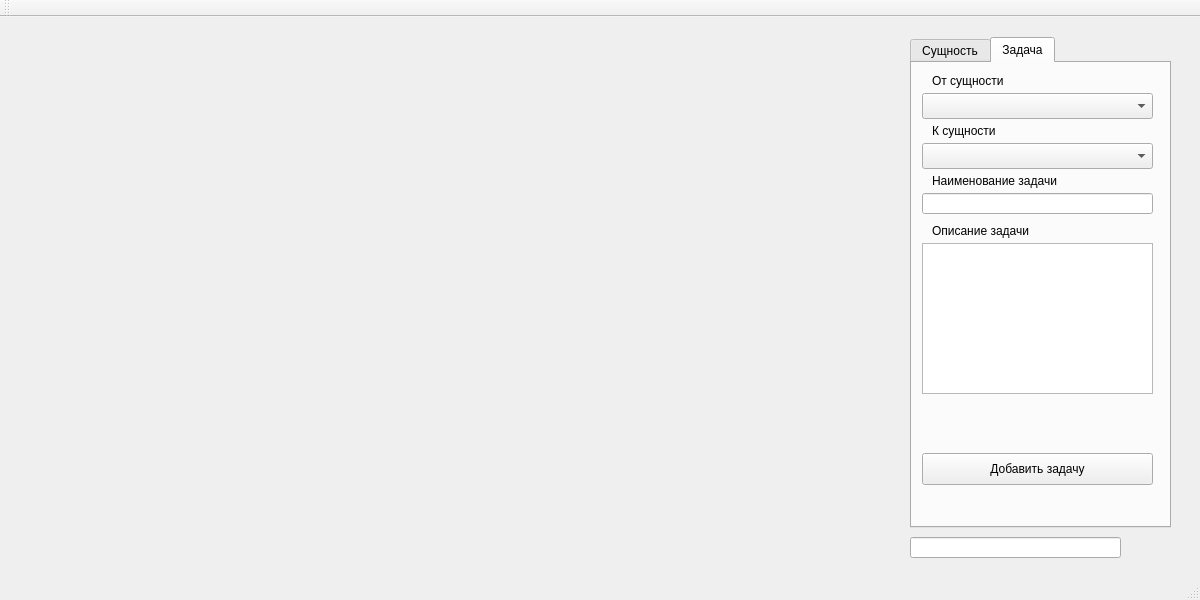
<?xml version="1.0" encoding="UTF-8"?>
<ui version="4.0">
 <class>MainWindow</class>
 <widget class="QMainWindow" name="MainWindow">
  <property name="geometry">
   <rect>
    <x>0</x>
    <y>0</y>
    <width>1200</width>
    <height>600</height>
   </rect>
  </property>
  <property name="minimumSize">
   <size>
    <width>1200</width>
    <height>600</height>
   </size>
  </property>
  <property name="maximumSize">
   <size>
    <width>1200</width>
    <height>600</height>
   </size>
  </property>
  <property name="windowTitle">
   <string>MainWindow</string>
  </property>
  <widget class="QWidget" name="centralWidget">
   <widget class="QWidget" name="widget" native="true">
    <property name="geometry">
     <rect>
      <x>10</x>
      <y>30</y>
      <width>871</width>
      <height>491</height>
     </rect>
    </property>
   </widget>
   <widget class="QTabWidget" name="tabWidget">
    <property name="geometry">
     <rect>
      <x>910</x>
      <y>20</y>
      <width>261</width>
      <height>491</height>
     </rect>
    </property>
    <property name="currentIndex">
     <number>1</number>
    </property>
    <widget class="QWidget" name="entityTab">
     <attribute name="title">
      <string>Сущность</string>
     </attribute>
     <widget class="QComboBox" name="entitySelector">
      <property name="geometry">
       <rect>
        <x>10</x>
        <y>20</y>
        <width>231</width>
        <height>26</height>
       </rect>
      </property>
     </widget>
     <widget class="QPushButton" name="addEntityButton">
      <property name="geometry">
       <rect>
        <x>10</x>
        <y>370</y>
        <width>241</width>
        <height>32</height>
       </rect>
      </property>
      <property name="text">
       <string>Добавить сущность</string>
      </property>
      <property name="flat">
       <bool>false</bool>
      </property>
     </widget>
     <widget class="QLabel" name="label">
      <property name="geometry">
       <rect>
        <x>20</x>
        <y>0</y>
        <width>221</width>
        <height>16</height>
       </rect>
      </property>
      <property name="text">
       <string>Тип сущности</string>
      </property>
     </widget>
     <widget class="QLabel" name="label_2">
      <property name="geometry">
       <rect>
        <x>20</x>
        <y>50</y>
        <width>221</width>
        <height>16</height>
       </rect>
      </property>
      <property name="text">
       <string>Наименование сущности</string>
      </property>
     </widget>
     <widget class="QLineEdit" name="entityName">
      <property name="geometry">
       <rect>
        <x>10</x>
        <y>70</y>
        <width>231</width>
        <height>21</height>
       </rect>
      </property>
     </widget>
     <widget class="QLabel" name="label_3">
      <property name="geometry">
       <rect>
        <x>20</x>
        <y>100</y>
        <width>221</width>
        <height>16</height>
       </rect>
      </property>
      <property name="text">
       <string>Оплата работы в час</string>
      </property>
     </widget>
     <widget class="QLineEdit" name="priceEntity">
      <property name="geometry">
       <rect>
        <x>10</x>
        <y>120</y>
        <width>231</width>
        <height>21</height>
       </rect>
      </property>
     </widget>
     <widget class="QPushButton" name="deleteEntityButton">
      <property name="enabled">
       <bool>false</bool>
      </property>
      <property name="geometry">
       <rect>
        <x>10</x>
        <y>430</y>
        <width>241</width>
        <height>32</height>
       </rect>
      </property>
      <property name="text">
       <string>Удалить сущность</string>
      </property>
     </widget>
     <widget class="QPushButton" name="updateEntityButton">
      <property name="enabled">
       <bool>false</bool>
      </property>
      <property name="geometry">
       <rect>
        <x>10</x>
        <y>400</y>
        <width>241</width>
        <height>32</height>
       </rect>
      </property>
      <property name="text">
       <string>Обновить сущность</string>
      </property>
     </widget>
    </widget>
    <widget class="QWidget" name="workTab">
     <attribute name="title">
      <string>Задача</string>
     </attribute>
     <widget class="QComboBox" name="fromEntitySelector">
      <property name="geometry">
       <rect>
        <x>10</x>
        <y>30</y>
        <width>231</width>
        <height>26</height>
       </rect>
      </property>
     </widget>
     <widget class="QComboBox" name="toEntitySelector">
      <property name="geometry">
       <rect>
        <x>10</x>
        <y>80</y>
        <width>231</width>
        <height>26</height>
       </rect>
      </property>
     </widget>
     <widget class="QLabel" name="label_4">
      <property name="geometry">
       <rect>
        <x>20</x>
        <y>10</y>
        <width>131</width>
        <height>16</height>
       </rect>
      </property>
      <property name="text">
       <string>От сущности</string>
      </property>
     </widget>
     <widget class="QLabel" name="label_5">
      <property name="geometry">
       <rect>
        <x>20</x>
        <y>60</y>
        <width>161</width>
        <height>16</height>
       </rect>
      </property>
      <property name="text">
       <string>К сущности</string>
      </property>
     </widget>
     <widget class="QLabel" name="label_6">
      <property name="geometry">
       <rect>
        <x>20</x>
        <y>110</y>
        <width>201</width>
        <height>16</height>
       </rect>
      </property>
      <property name="text">
       <string>Наименование задачи</string>
      </property>
     </widget>
     <widget class="QLineEdit" name="workNameEdit">
      <property name="geometry">
       <rect>
        <x>10</x>
        <y>130</y>
        <width>231</width>
        <height>21</height>
       </rect>
      </property>
     </widget>
     <widget class="QLabel" name="label_7">
      <property name="geometry">
       <rect>
        <x>20</x>
        <y>160</y>
        <width>171</width>
        <height>16</height>
       </rect>
      </property>
      <property name="text">
       <string>Описание задачи</string>
      </property>
     </widget>
     <widget class="QPlainTextEdit" name="plainTextEdit">
      <property name="geometry">
       <rect>
        <x>10</x>
        <y>180</y>
        <width>231</width>
        <height>151</height>
       </rect>
      </property>
     </widget>
     <widget class="QPushButton" name="addTaskButton">
      <property name="geometry">
       <rect>
        <x>10</x>
        <y>390</y>
        <width>231</width>
        <height>32</height>
       </rect>
      </property>
      <property name="text">
       <string>Добавить задачу</string>
      </property>
     </widget>
    </widget>
   </widget>
   <widget class="QLineEdit" name="taskNameEdit">
    <property name="geometry">
     <rect>
      <x>910</x>
      <y>520</y>
      <width>211</width>
      <height>21</height>
     </rect>
    </property>
   </widget>
  </widget>
  <widget class="QMenuBar" name="menuBar">
   <property name="geometry">
    <rect>
     <x>0</x>
     <y>0</y>
     <width>1200</width>
     <height>22</height>
    </rect>
   </property>
  </widget>
  <widget class="QToolBar" name="mainToolBar">
   <attribute name="toolBarArea">
    <enum>TopToolBarArea</enum>
   </attribute>
   <attribute name="toolBarBreak">
    <bool>false</bool>
   </attribute>
  </widget>
  <widget class="QStatusBar" name="statusBar"/>
 </widget>
 <layoutdefault spacing="6" margin="11"/>
 <resources/>
 <connections/>
</ui>
